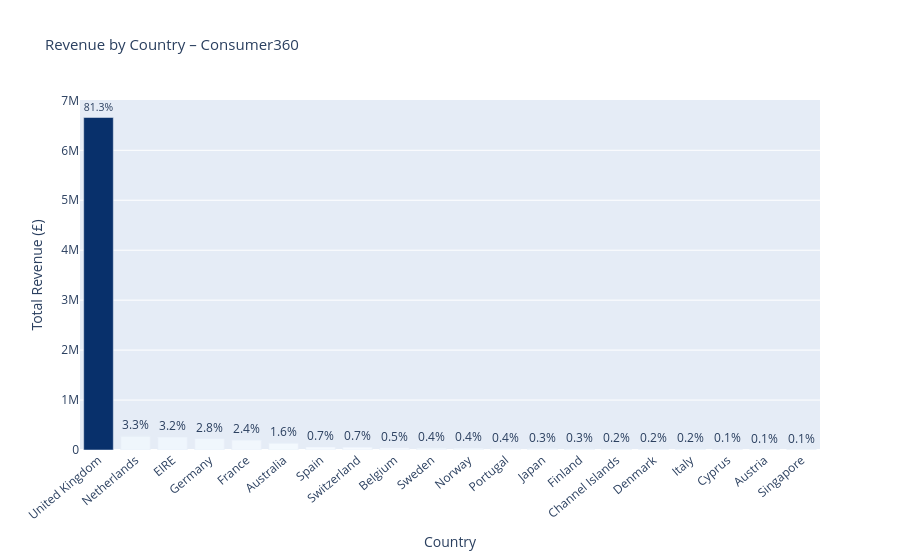

The code cell stored with this chart in its notebook:
### Code cell
# -------------- Revenue by Country ------------------------

import plotly.express as px 

country_rev = (
    df.groupby('Country')
      .agg(
          Revenue   = ('TotalAmount', 'sum'),
          Orders    = ('Invoice',     'nunique'),
          Customers = ('CustomerID',  'nunique')
      )
      .sort_values('Revenue', ascending=False)
      .reset_index()
)

# Revenue % share
country_rev['Revenue_Pct'] = (
    country_rev['Revenue'] / country_rev['Revenue'].sum() * 100
).round(2)

print("\n── Revenue by Country (Top 10) ──────────────────────")
print(
    country_rev.head(10)
    .to_string(index=False,
               formatters={
                   'Revenue'     : '£{:,.2f}'.format,
                   'Revenue_Pct' : '{:.2f}%'.format
               })
)

# Plotly interactive bar
fig = px.bar(
    country_rev.head(20),
    x='Country',
    y='Revenue',
    color='Revenue',
    color_continuous_scale='Blues',
    text=country_rev.head(20)['Revenue_Pct'].apply(lambda x: f'{x:.1f}%'),
    title='Revenue by Country – Consumer360',
    labels={
        'Revenue': 'Total Revenue (£)',
        'Country': 'Country'
    },
    hover_data={
        'Orders': True,
        'Customers': True,
        'Revenue': ':,.2f'
    }
)

fig.update_traces(textposition='outside')

fig.update_layout(
    xaxis_tickangle=-40,
    coloraxis_showscale=False,
    title_font_size=15
)

fig.show()

### Figure 1 — Plotly figure (JSON) as saved in the notebook; plotly's stock layout.template omitted (floating-point values rounded to 4 significant figures)
{"data": [{"customdata": [[16644, 3920], [94, 9], [260, 3], [457, 94], [389, 87], [57, 9], [90, 30], [51, 21], [98, 25], [36, 8], [36, 10], [57, 19], [19, 8], [41, 12], [26, 9], [18, 9], [38, 14], [16, 8], [17, 11], [7, 1]], "hovertemplate": "Country=%{x}<br>Total Revenue (£)=%{marker.color:,.2f}<br>text=%{text}<br>Orders=%{customdata[0]}<br>Customers=%{customdata[1]}<extra></extra>", "legendgroup": "", "marker": {"color": [6657000.0, 271400.0, 258800.0, 225500.0, 197300.0, 133700.0, 60370.0, 56150.0, 41190.0, 35340.0, 34560.0, 29380.0, 28760.0, 21810.0, 20080.0, 18960.0, 17190.0, 12330.0, 10100.0, 9176.0], "coloraxis": "coloraxis", "pattern": {"shape": ""}}, "name": "", "orientation": "v", "showlegend": false, "text": ["81.3%", "3.3%", "3.2%", "2.8%", "2.4%", "1.6%", "0.7%", "0.7%", "0.5%", "0.4%", "0.4%", "0.4%", "0.3%", "0.3%", "0.2%", "0.2%", "0.2%", "0.1%", "0.1%", "0.1%"], "textposition": "outside", "type": "bar", "x": ["United Kingdom", "Netherlands", "EIRE", "Germany", "France", "Australia", "Spain", "Switzerland", "Belgium", "Sweden", "Norway", "Portugal", "Japan", "Finland", "Channel Islands", "Denmark", "Italy", "Cyprus", "Austria", "Singapore"], "xaxis": "x", "y": [6657000.0, 271400.0, 258800.0, 225500.0, 197300.0, 133700.0, 60370.0, 56150.0, 41190.0, 35340.0, 34560.0, 29380.0, 28760.0, 21810.0, 20080.0, 18960.0, 17190.0, 12330.0, 10100.0, 9176.0], "yaxis": "y"}], "layout": {"barmode": "relative", "coloraxis": {"colorbar": {"title": {"text": "Total Revenue (£)"}}, "colorscale": [[0, "rgb(247,251,255)"], [0.125, "rgb(222,235,247)"], [0.25, "rgb(198,219,239)"], [0.375, "rgb(158,202,225)"], [0.5, "rgb(107,174,214)"], [0.625, "rgb(66,146,198)"], [0.75, "rgb(33,113,181)"], [0.875, "rgb(8,81,156)"], [1, "rgb(8,48,107)"]], "showscale": false}, "legend": {"tracegroupgap": 0}, "title": {"font": {"size": 15}, "text": "Revenue by Country – Consumer360"}, "xaxis": {"anchor": "y", "domain": [0, 1], "tickangle": -40, "title": {"text": "Country"}}, "yaxis": {"anchor": "x", "domain": [0, 1], "title": {"text": "Total Revenue (£)"}}}}
